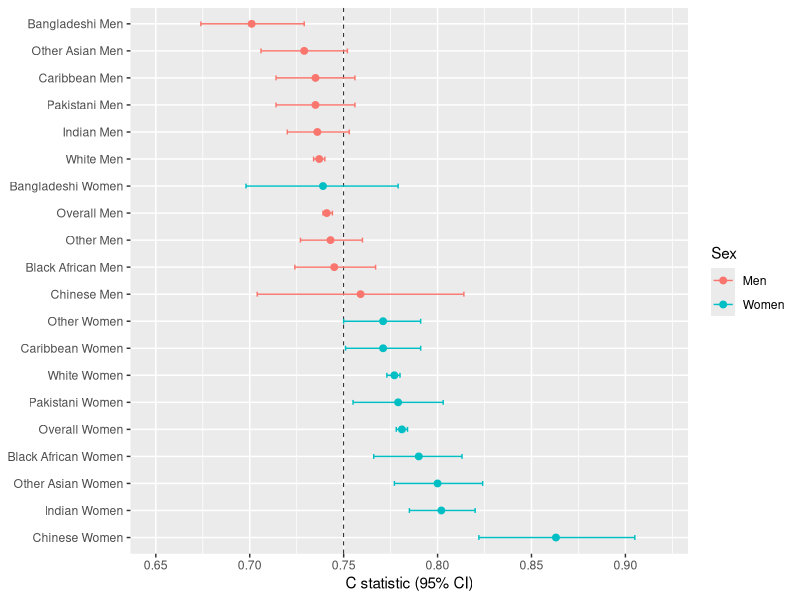

The R source for this figure:
## ---- chunk 1
library(ggplot2)
library(dplyr)
library(tidyr)
    
a <- read.table("qrisk.csv", header = TRUE, sep = ",")

b <- subset(a, Model == "QR4") %>%
  mutate(group = paste(Ethnicity, Sex)) %>%
  arrange(desc(C_stat))

b$group <- factor(b$group, levels = b$group)
ggplot(b, aes(x = C_stat, y = group, colour = Sex)) +
  geom_vline(xintercept = 0.75, linetype = "dashed", linewidth = 0.3) +
  geom_errorbarh(
    aes(xmin = CI_lower, xmax = CI_upper),
    height = 0.18,
    position = position_dodge(width = 0.6)
  ) +
  geom_point(
    position = position_dodge(width = 0.6),
    size = 2
  ) +
  scale_x_continuous(
    limits = c(0.65, 0.92),
    breaks = seq(0.65, 0.90, 0.05)
  ) +
  labs(
    x = "C statistic (95% CI)",
    y = NULL
  )

## ---- chunk 2
sessionInfo()
